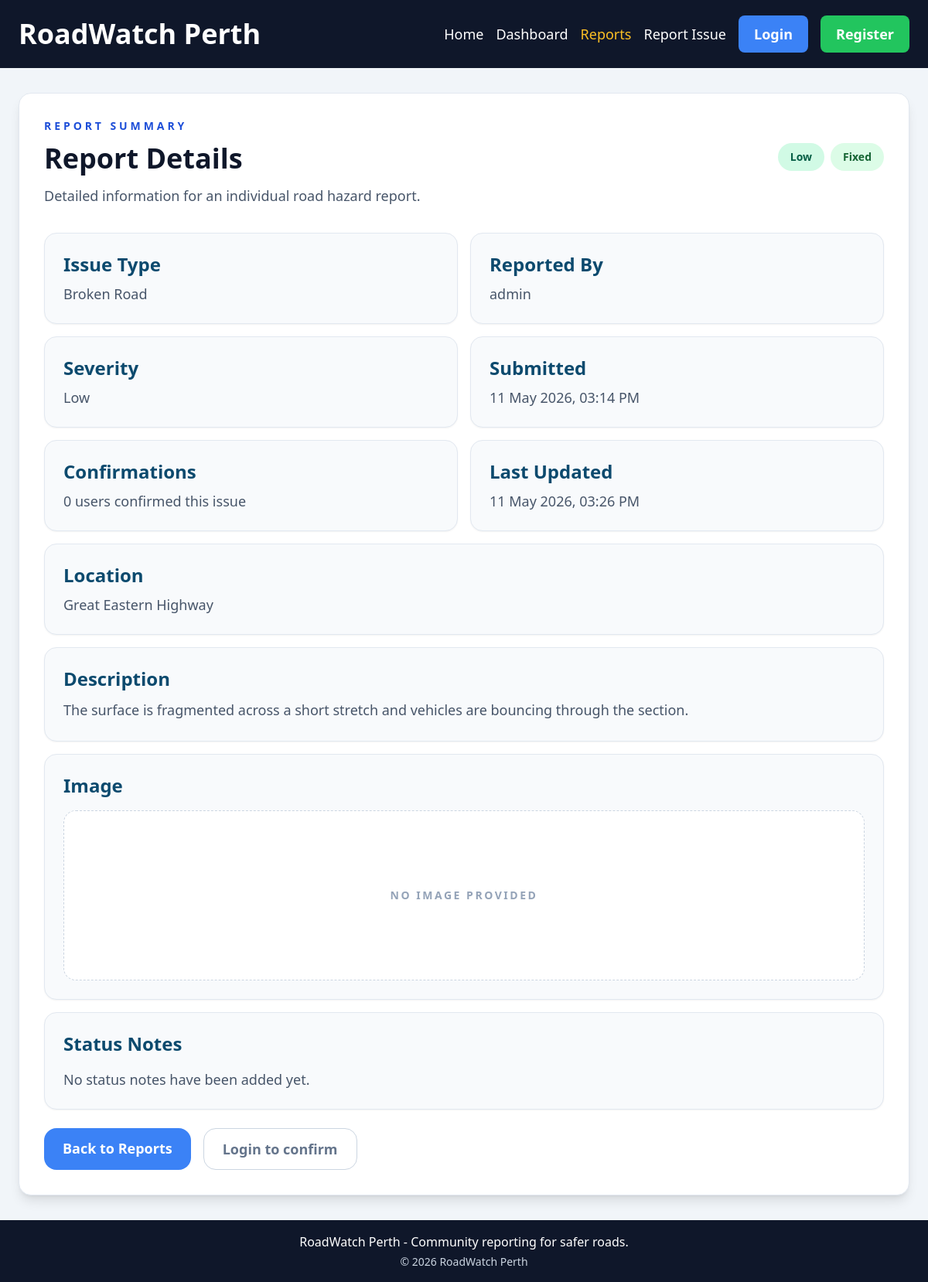
The page /reports/3 on the database its author committed.
### roadwatch/models.py (models this page shows, shortened)
class Report(db.Model):
    __tablename__ = "reports"
    ISSUE_TYPES = (
        "Pothole",
        "Broken Road",
        "Crack",
        "Flooding",
        "Missing Sign",
        "Other",
    )
    STATUSES = ("Reported", "Under Review", "Fixed")
    SEVERITIES = ("Low", "Medium", "High", "Urgent")
    id = db.Column(db.Integer, primary_key=True)
    issue_type = db.Column(db.String(50), nullable=False, index=True)
    location = db.Column(db.String(255), nullable=False, index=True)
    location_key = db.Column(db.String(255), nullable=False, index=True)
    description = db.Column(db.Text, nullable=False)
    image_url = db.Column(db.String(500), nullable=True)
    status = db.Column(db.String(30), nullable=False, default="Reported", index=True)
    severity = db.Column(db.String(20), nullable=False, default="Medium", index=True)
    is_anonymous = db.Column(db.Boolean, nullable=False, default=False)
    created_at = db.Column(db.DateTime(timezone=True), nullable=False, default=utcnow, index=True)
    updated_at = db.Column(db.DateTime(timezone=True), nullable=False, default=utcnow, onupdate=utcnow)
    reporter_id = db.Column(db.Integer, db.ForeignKey("users.id", ondelete="SET NULL"), nullable=True, index=True)
    reporter = db.relationship("User", back_populates="reports")
    status_notes = db.relationship(
        "ReportStatusNote",
        back_populates="report",
        cascade="all, delete-orphan",
        lazy="dynamic",
        order_by="ReportStatusNote.created_at.desc()",
    )
    confirmations = db.relationship(
        "Confirmation",
        back_populates="report",
        cascade="all, delete-orphan",
    )
    @property
    def reporter_label(self):
        if self.is_anonymous:
            return "Anonymous user"
        if self.reporter:
            return self.reporter.username
        return "Guest reporter"
    def can_be_managed_by(self, user):
        return bool(user and user.is_authenticated and user.can_manage(self))
    @property
    def confirmation_count(self):
        return len(self.confirmations)

class User(UserMixin, db.Model):
    __tablename__ = "users"
    id = db.Column(db.Integer, primary_key=True)
    username = db.Column(db.String(50), unique=True, nullable=False, index=True)
    email = db.Column(db.String(255), unique=True, nullable=False, index=True)
    password_hash = db.Column(db.String(255), nullable=False)
    is_admin = db.Column(db.Boolean, nullable=False, default=False)
    is_active = db.Column(db.Boolean, nullable=False, default=True)
    created_at = db.Column(db.DateTime(timezone=True), nullable=False, default=utcnow)
    reports = db.relationship("Report", back_populates="reporter", lazy="dynamic")
    confirmations = db.relationship(
        "Confirmation",
        back_populates="user",
        cascade="all, delete-orphan",
        lazy="dynamic",
    )

### roadwatch/reports.py (the view)
@reports_bp.route("/<int:report_id>", methods=["GET"])
def report_details(report_id):
    report = Report.query.get_or_404(report_id)
    return render_template("report_details.html", report=report)

### roadwatch/security.py (called while the page is built)
def validate_csrf():
    if request.method not in {"POST", "PUT", "PATCH", "DELETE"}:
        return
    submitted_token = request.form.get("csrf_token") or request.headers.get("X-CSRF-Token")
    if not submitted_token or submitted_token != session.get("_csrf_token"):
        abort(400)

### templates/report_details.html (shortened to what this page needs)
{% extends "base.html" %}
{% block content %}
  <section class="rounded-2xl border border-slate-200 bg-white p-8 shadow-lg">
    <p class="mb-3 text-sm font-bold uppercase tracking-[0.28em] text-blue-700">Report Summary</p>
    <div class="mb-8 flex flex-wrap items-start justify-between gap-4">
      <div>
        <h1 class="mb-3 text-4xl font-bold text-slate-900">Report Details</h1>
        <p class="text-lg leading-8 text-slate-600">Detailed information for an individual road hazard report.</p>
      </div>
      <div class="flex flex-wrap gap-2">
        <span class="rounded-full px-4 py-2 text-sm font-bold {{ severity_styles[report.severity] }}">{{ report.severity }}</span>
        <span class="rounded-full px-4 py-2 text-sm font-bold {{ status_styles[report.status] }}">{{ report.status }}</span>
      </div>
    </div>
    <div class="grid gap-4 md:grid-cols-2">
      <div class="rounded-2xl border border-slate-200 bg-slate-50 p-6 shadow-sm">
        <h2 class="mb-2 text-2xl font-bold text-sky-900">Issue Type</h2>
        <p class="text-lg text-slate-600">{{ report.issue_type }}</p>
      </div>
      <div class="rounded-2xl border border-slate-200 bg-slate-50 p-6 shadow-sm">
        <h2 class="mb-2 text-2xl font-bold text-sky-900">Reported By</h2>
        <p class="text-lg text-slate-600">{{ report.reporter_label }}</p>
      </div>
      <div class="rounded-2xl border border-slate-200 bg-slate-50 p-6 shadow-sm">
        <h2 class="mb-2 text-2xl font-bold text-sky-900">Severity</h2>
        <p class="text-lg text-slate-600">{{ report.severity }}</p>
      </div>
      <div class="rounded-2xl border border-slate-200 bg-slate-50 p-6 shadow-sm">
        <h2 class="mb-2 text-2xl font-bold text-sky-900">Submitted</h2>
        <p class="text-lg text-slate-600">{{ report.created_at|datetime_label }}</p>
      </div>
      <div class="rounded-2xl border border-slate-200 bg-slate-50 p-6 shadow-sm">
        <h2 class="mb-2 text-2xl font-bold text-sky-900">Confirmations</h2>
        <p class="text-lg text-slate-600">{{ report.confirmation_count }} user{% if report.confirmation_count != 1 %}s{% endif %} confirmed this issue</p>
      </div>
      <div class="rounded-2xl border border-slate-200 bg-slate-50 p-6 shadow-sm">
        <h2 class="mb-2 text-2xl font-bold text-sky-900">Last Updated</h2>
        <p class="text-lg text-slate-600">{{ report.updated_at|datetime_label }}</p>
      </div>
      <div class="rounded-2xl border border-slate-200 bg-slate-50 p-6 shadow-sm md:col-span-2">
        <h2 class="mb-2 text-2xl font-bold text-sky-900">Location</h2>
        <p class="text-lg text-slate-600">{{ report.location }}</p>
      </div>
      <div class="rounded-2xl border border-slate-200 bg-slate-50 p-6 shadow-sm md:col-span-2">
        <h2 class="mb-2 text-2xl font-bold text-sky-900">Description</h2>
        <p class="text-lg leading-8 text-slate-600">{{ report.description }}</p>
      </div>
      <div class="rounded-2xl border border-slate-200 bg-slate-50 p-6 shadow-sm md:col-span-2">
        <h2 class="mb-4 text-2xl font-bold text-sky-900">Image</h2>
        {% if report.image_url %}
          <img src="{{ report.image_url }}" alt="{{ report.issue_type }} image" class="max-h-[420px] w-full rounded-2xl object-cover">
        {% else %}
          <div class="flex min-h-[220px] items-center justify-center rounded-2xl border border-dashed border-slate-300 bg-white text-sm font-semibold uppercase tracking-[0.18em] text-slate-400">
            No image provided
          </div>
        {% endif %}
      </div>
      <div class="rounded-2xl border border-slate-200 bg-slate-50 p-6 shadow-sm md:col-span-2">
        <h2 class="mb-4 text-2xl font-bold text-sky-900">Status Notes</h2>
        {% set notes = report.status_notes.all() %}
        {% if notes %}
          <div class="space-y-4">
            {% for status_note in notes %}
              <article class="rounded-2xl border border-slate-200 bg-white p-4">
                <div class="mb-2 flex flex-wrap items-center gap-2 text-sm text-slate-500">
                  <span class="font-semibold text-slate-700">{{ status_note.admin_label }}</span>
                  <span>{{ status_note.created_at|datetime_label }}</span>
                  <span>{{ status_note.old_status }} to {{ status_note.new_status }}</span>
                </div>
                <p class="text-base leading-7 text-slate-600">{{ status_note.note }}</p>
              </article>
            {% endfor %}
          </div>
        {% else %}
          <p class="text-lg text-slate-600">No status notes have been added yet.</p>
        {% endif %}
      </div>
    </div>
    <div class="mt-6 flex flex-wrap gap-4">
      <a href="{{ url_for('reports.list_reports') }}" class="rounded-2xl bg-blue-500 px-6 py-3 text-lg font-semibold text-white no-underline hover:bg-blue-600">Back to Reports</a>
      {% if current_user.is_authenticated %}
        <form method="post" action="{{ url_for('reports.toggle_confirmation', report_id=report.id) }}">
          <input type="hidden" name="csrf_token" value="{{ csrf_token() }}">
          <button type="submit" class="rounded-2xl px-6 py-3 text-lg font-semibold {% if report.is_confirmed_by(current_user) %}bg-green-500 text-white hover:bg-green-600{% else %}border border-slate-300 text-slate-700 hover:bg-slate-50{% endif %}">
            {% if report.is_confirmed_by(current_user) %}Remove Confirmation{% else %}Confirm This Issue{% endif %}
          </button>
        </form>
        <a href="{{ url_for('main.dashboard') }}" class="rounded-2xl bg-amber-500 px-6 py-3 text-lg font-semibold text-slate-900 no-underline hover:bg-amber-400">Go to Dashboard</a>
      {% else %}
        <span class="rounded-2xl border border-slate-300 px-6 py-3 text-lg font-semibold text-slate-500">Login to confirm</span>
      {% endif %}
    </div>
  </section>
{% endblock %}

### rows shown on the page
Report: severity "Low", status "Fixed", issue_type "Broken Road", reporter_label "admin", created_at "11 May 2026, 03:14 PM", updated_at "11 May 2026, 03:26 PM", location "Great Eastern Highway", description "The surface is fragmented across a short stretch and vehicles are bouncing through the section."

### other values the page prints
{{ report.confirmation_count }} "0"
